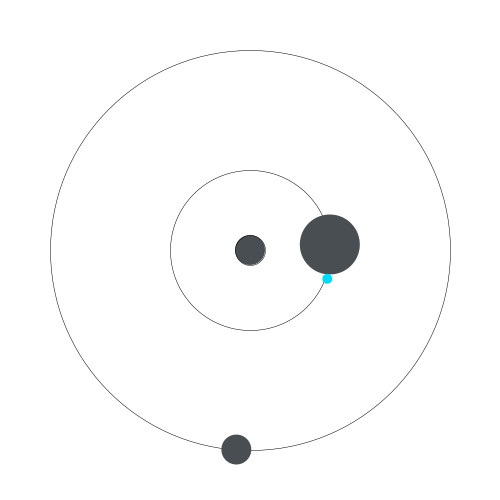
Frame 1 (no input)
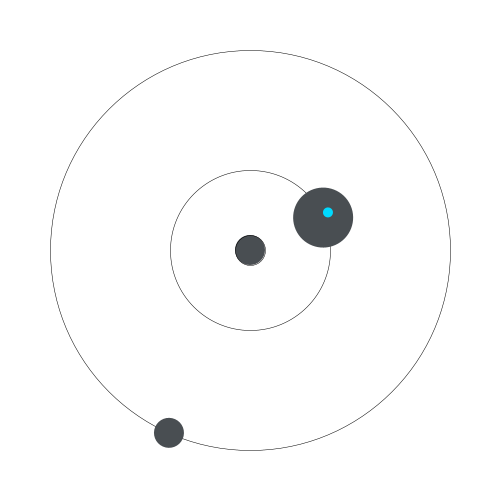
Frame 60 (the mouse pressed at the canvas centre just before this capture)
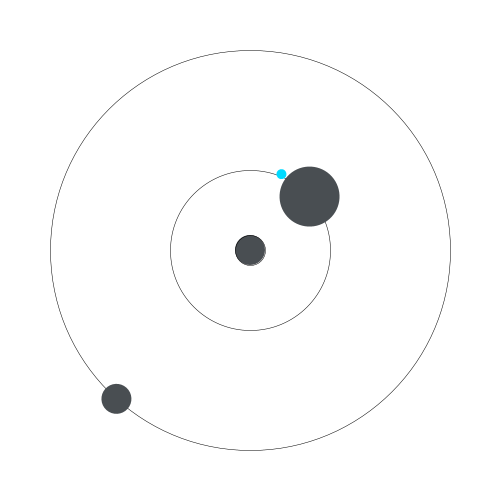
Frame 120 (the mouse held since frame 60 and released just before this capture)

The Processing sketch that drew these frames (run headless with seeded random() and noise(); from frame 60 on, the mouse is pressed at the canvas centre):

// Processing sketch: processing_60926
// ── processing_60926.pde



void setup() {
  size(500, 500);
  smooth();
}

void draw()
{
  background(255);

 fill(73,78,82);
  stroke(0);
  strokeWeight(0.5);
  ellipse(width/2 ,height/2,30,30);
  noFill();
  ellipse(width/2, height/2, 400, 400);
  ellipse(width/2, height/2, 160, 160);

  noStroke();
  fill(73,78,82);
  translate(width/2, height/2);



  rotate(millis() * 0.0001 * TWO_PI / 2);
  fill(73,78,82);
  ellipse(0, 200, 30, 30);

  

    rotate(millis() * -0.0001* TWO_PI );
    fill(73,78,82);
    ellipse(80, 0, 60, 60);
  
  

    translate(30, 0);
    rotate(millis() * -0.0002 * PI*1);
    fill(0, 218, 255);
    ellipse(40, 40, 10, 10);

    
}
